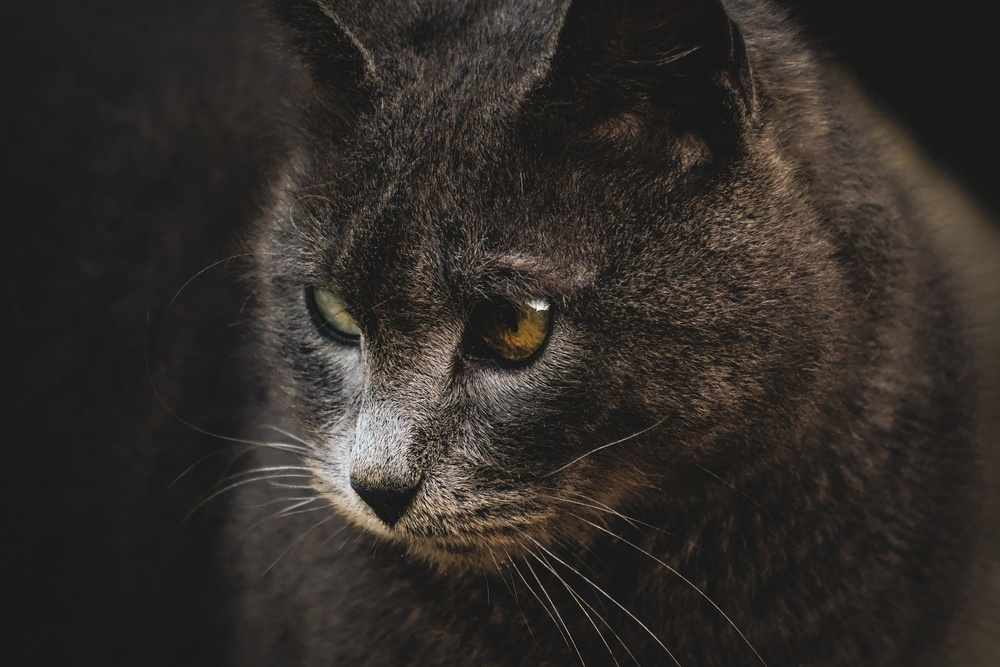
#> input picture images/img1.jpg, 1000 x 667 px, shrunk from 1920 x 1280 before the run, given in place of the camera
$ python CW_lesson_10_2.py
#> lines starting #> are read from the running program, lines starting #| are printed output that depends on the picture; after the words box and inside, x2 and y2 are one past the last pixel; in counts of white or black regions, pixels touching at a corner belong together
import cv2
import numpy as np
from sklearn.neighbors import KNeighborsClassifier

# навчання по кольорам

colors = {
    "red": (0, 0, 255),
    "green": (0, 255, 0),
    "blue": (255, 0, 0),
    "yellow": (0, 255, 255)
}

X = []
y = []

for name, bgr in colors.items():
    for i in range(20):
        noise = np.random.randint(-20, 20, 3)
        sample = np.clip(np.array(bgr) + noise, 0, 255)
        X.append(sample)
        y.append(name)

model = KNeighborsClassifier(n_neighbors=3)
model.fit(X, y)
print("✅ Модель кольорів навчена.")


# відео і відстеження

cap = cv2.VideoCapture(0)

while True:
    ret, frame = cap.read()
#> frame is the input picture: shape (667, 1000, 3); mean B, G, R 41, 44.9, 49.6
    if not ret:
        break

    frame = cv2.flip(frame, 1)
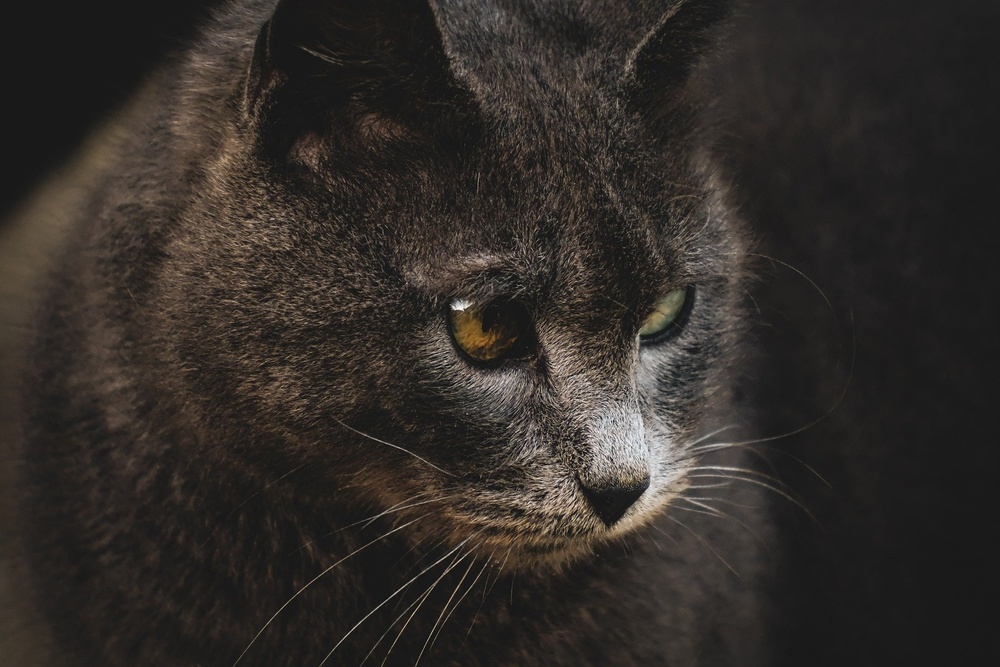
#> frame: shape (667, 1000, 3); mean B, G, R 41, 44.9, 49.6
    hsv = cv2.cvtColor(frame, cv2.COLOR_BGR2HSV)
#> hsv: shape (667, 1000, 3); mean H, S, V 23.7, 38.9, 49.6

    # створюємо маску для яскравих кольорів
    mask = cv2.inRange(hsv, (20, 50, 50), (255, 255, 255)) #багато білих плям, шум
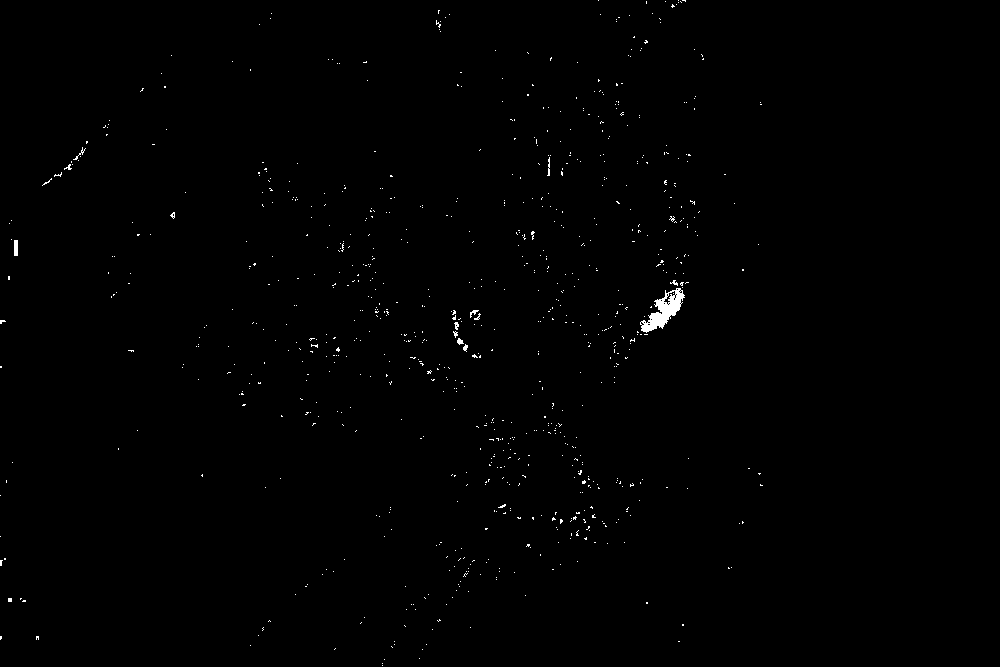
#> mask: shape (667, 1000); 0.44% white; 827 white regions (817 under 20 px), largest, box (x1, y1, x2, y2) and area: (640, 288, 685, 333) 815, (14, 240, 18, 256) 64, (547, 157, 550, 176) 33

    # очищення маски (морфологія)
    mask = cv2.morphologyEx(mask, cv2.MORPH_OPEN, np.ones((5,5), np.uint8))#прибрали дрібні точки
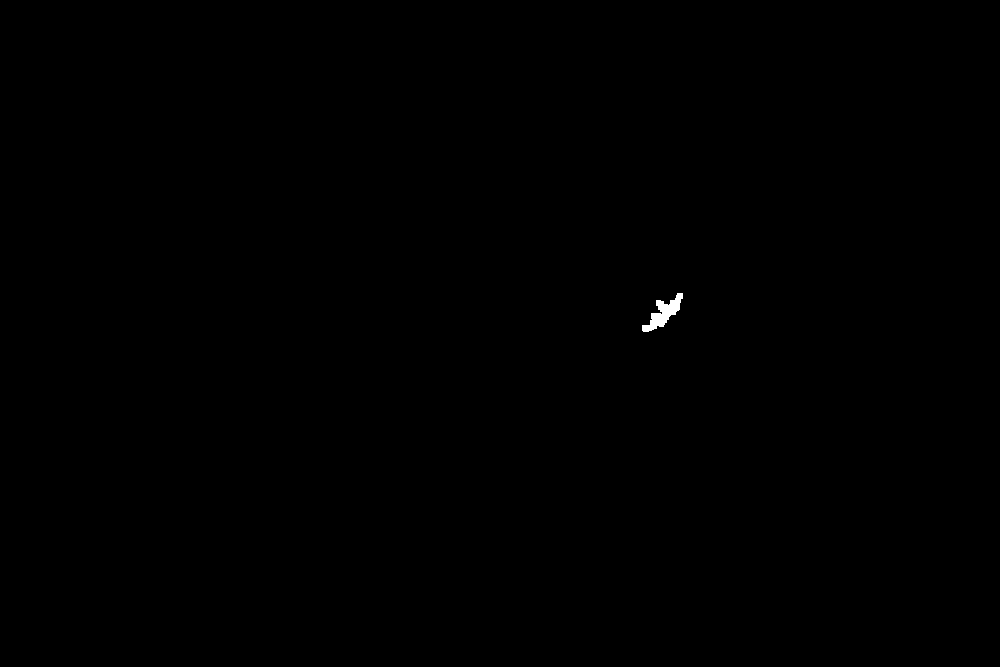
#> mask: shape (667, 1000); 0.09% white; 1 white region, box (x1, y1, x2, y2) and area: (642, 293, 683, 332) 626
    mask = cv2.morphologyEx(mask, cv2.MORPH_CLOSE, np.ones((5,5), np.uint8))#закрили дірки в середині об’єктів
#> mask: shape (667, 1000); 0.1% white; 1 white region

    # знаходимо контури об’єктів
    contours, _ = cv2.findContours(mask, cv2.RETR_EXTERNAL, cv2.CHAIN_APPROX_SIMPLE)
#> contours = 1 contour; box (x1, y1, x2, y2) and area: (642, 293, 683, 332) 567

    for cnt in contours:
        area = cv2.contourArea(cnt)
        if area > 1000:  # ігноруємо маленькі плями
            x, y, w, h = cv2.boundingRect(cnt)
            roi = frame[y:y+h, x:x+w]

            # обчислюємо середній колір об’єкта
            mean_color = cv2.mean(roi)[:3]
            mean_color = np.array(mean_color).reshape(1, -1)

            # передбачення кольору
            label = model.predict(mean_color)[0]

            # рамка і підпис
            cv2.rectangle(frame, (x, y), (x+w, y+h), (255, 255, 255), 2)
            cv2.putText(frame, label.upper(), (x, y - 10),
                        cv2.FONT_HERSHEY_SIMPLEX, 0.8, (0,255,0), 2)
#> this loop made 1 pass
#> area on pass 1: 567

    # результат
    cv2.imshow("Color", frame)

    if cv2.waitKey(1) & 0xFF == ord('q'):
#> (key q is pressed here)
        break

cap.release()
cv2.destroyAllWindows()
